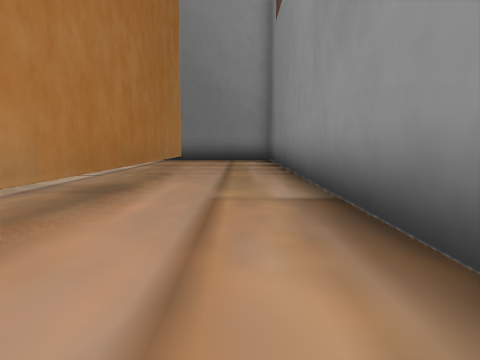
View 1 (above)

21 first-person views from a walk through a Unity game level. The camera is 1.2 m above the floor, tilts 6° down and sees 70° across. The floor is counted in squares, 2 m on a side. Each view is taken from the middle of a square. On the plan, view 1 faces up. The plan holds only what a view shows up to about 10 squares ahead; the rest is blank. The place goes on beyond the plan.

View 2
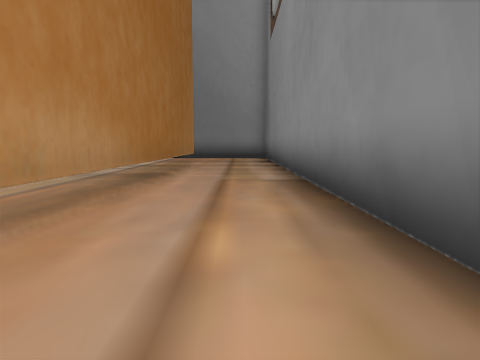

View 3
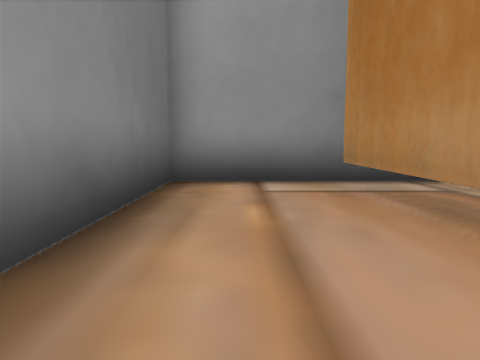

View 4
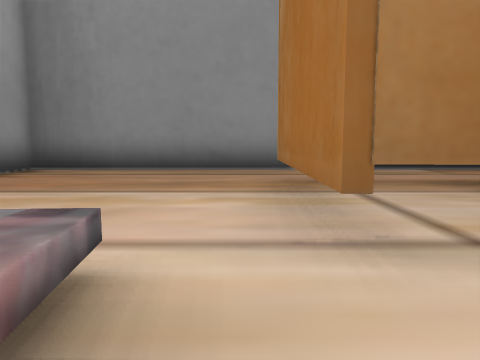

View 5
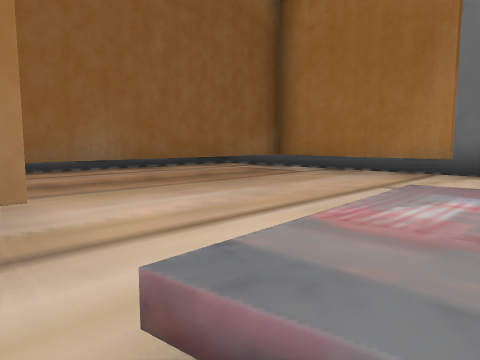

View 6
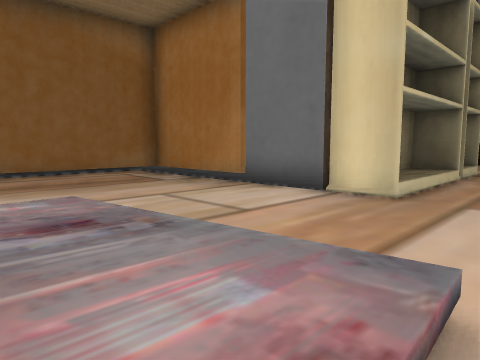

View 7
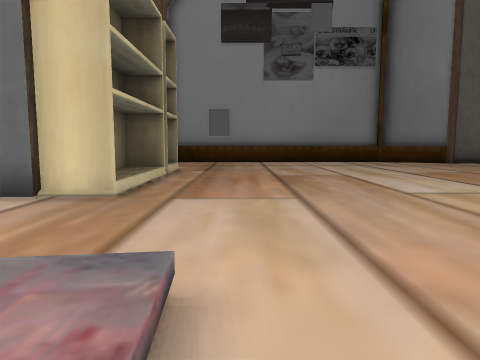

View 8
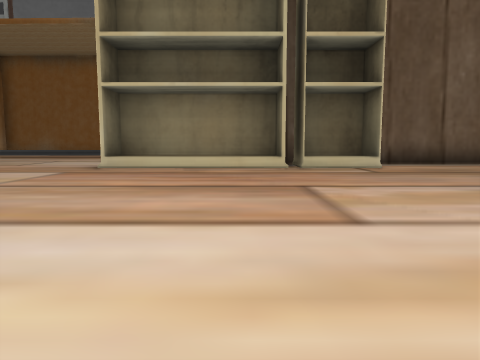

View 9
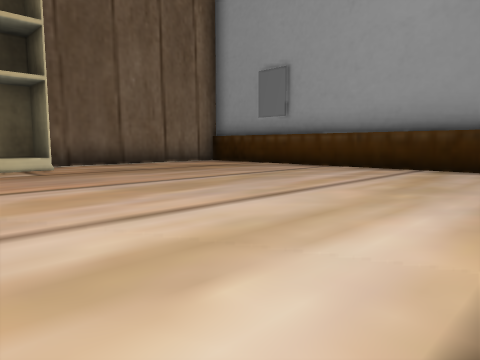

View 10
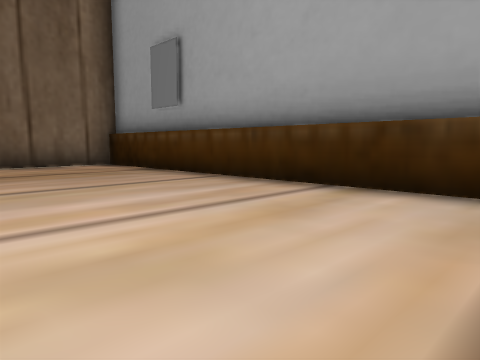

View 11
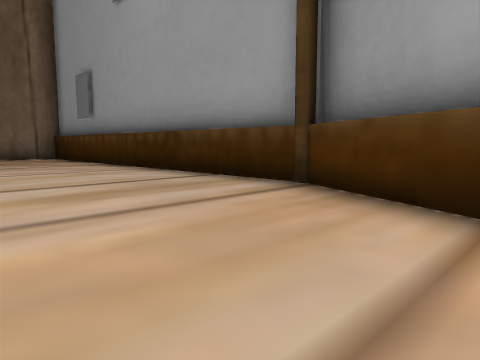

View 12
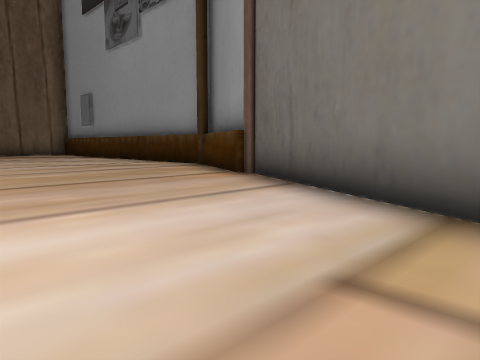

View 13
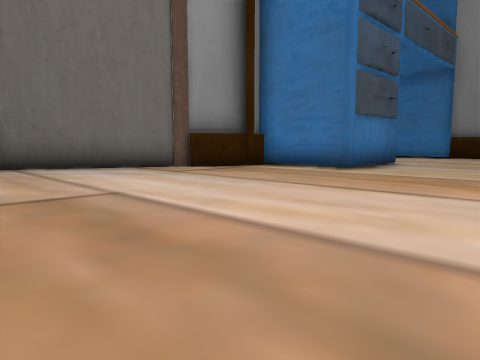

View 14
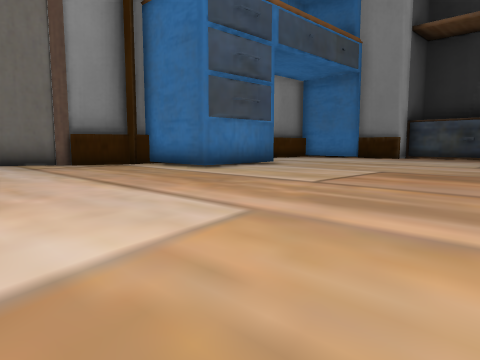

View 15
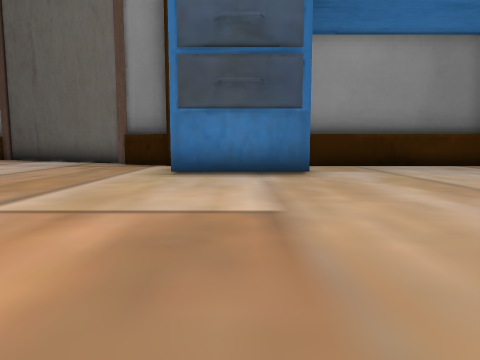

View 16
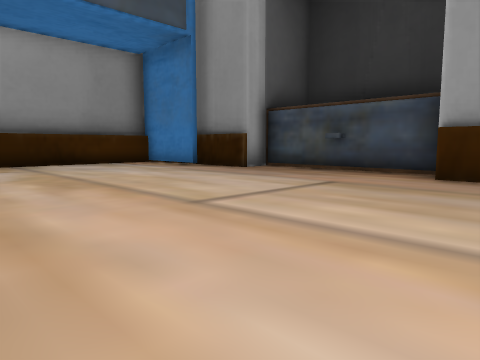

View 17
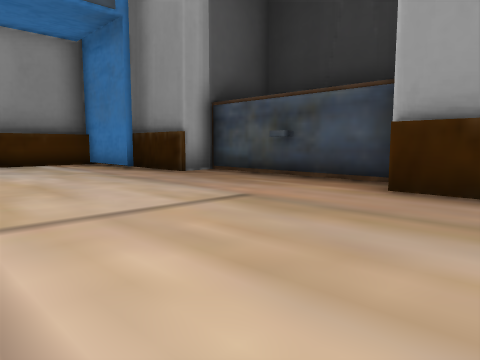

View 18
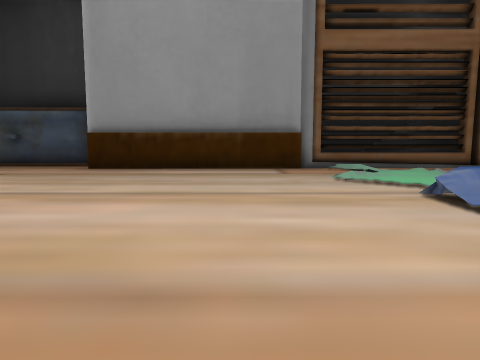

View 19
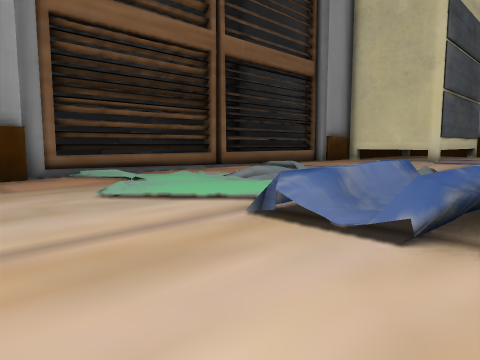

View 20
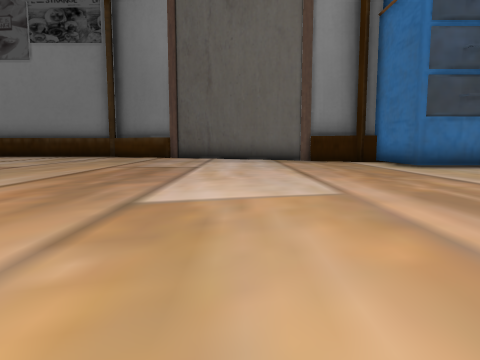

View 21
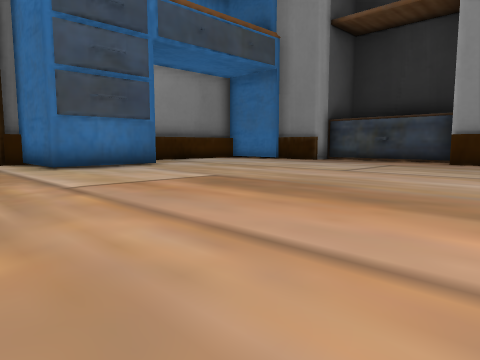

### Floor plan
Key: @ floor where view 1 was taken; # wall or solid block; . main floor; : floor 0.25 m higher than the main floor; + floor 0.5 m higher than the main floor; / step, stairs or slope; = window, fence, low wall or low ledge; ^ raised ledge; T thing the floor can be seen under or through.
Columns run from 40 left of view 1 to 1 right of it. Each row starts with its distance up from view 1.
 12      ./                               ...#
 11      ./                              ....#
 10                                     .....#
  9  #.                               =......#
  8  #.                              ........#
  7  #../ =                           .##TT..#
  6  #.../=.                           #  T..#
  5  #:...#=                         ..#  T..#
  4  #.....=.                    //////...T..#
  3  #........                   ./+++ ...T..#
  2  #.........                .../==/....T..#
  1  #............ .           ...........T..#
  0  #...............         ............T.@#
 -1 ##................       .............T..#
 -2 #.................       ..........###T..#
 -3 #..................     ........^#########
 -4 #...................   .........^#
 -5 #...................   .........^#
 -6 #....................  .........^#
 -7 ##.................... .........^#
 -8  ##.....###........... .........^#
 -9  ##.....  #.....................^#
-10   #.....  #......................#
-11   ######  ###....................#
-12             ##...................#
-13              ###.................#
-14                ####..............#
-15                   ###............#
-16                     ##############

Positions as (right, up) in squares from view 1, and headings:
1: (0, 0), facing up
2: (0, -2), facing up
3: (0, 3), facing down
4: (-7, 8), facing right
5: (-7, 5), facing down-right
6: (-11, 4), facing down-right
7: (-11, 4), facing down
8: (-17, -6), facing right
9: (-17, -7), facing down-right
10: (-17, -11), facing down-right
11: (-22, -11), facing down-right
12: (-27, -9), facing down-right
13: (-22, -4), facing down-left
14: (-24, -1), facing down-left
15: (-31, -1), facing down
16: (-32, 0), facing down-left
17: (-34, 0), facing down-left
18: (-30, 2), facing left
19: (-32, 2), facing up-left
20: (-25, 1), facing down
21: (-27, 1), facing down-left
